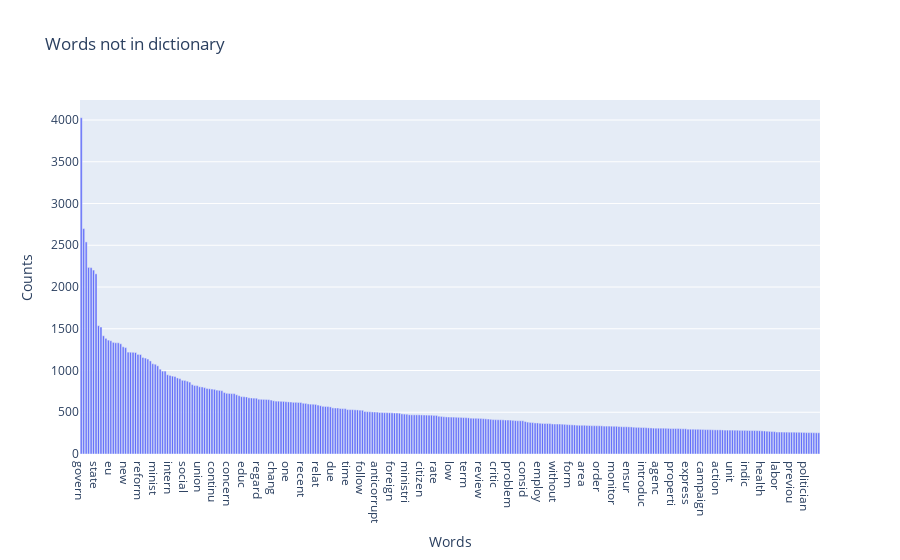

The notebook cell this image was saved under:
### Code cell
# plot non tracked tokens
sorted_data = sorted(non_tracked_tokens.items(), key=lambda x: x[1], reverse=True)

top = dict(itertools.islice(sorted_data, 300))

x = list(top.keys())
y = list(top.values())

fig = go.Figure(data=go.Bar(x=x, y=y))

# Customize the layout (optional)
fig.update_layout(title='Words not in dictionary', xaxis_title='Words', yaxis_title='Counts')

# Display the chart
fig.show()

### Figure 1 — Plotly figure (JSON) as saved in the notebook; plotly's stock layout.template omitted (floating-point values rounded to 4 significant figures; data arrays with more than 128 entries replaced by an {"elided": "..."} marker saying what was removed)
{"data": [{"type": "bar", "x": {"elided": "300 str values"}, "y": {"elided": "300 int values"}}], "layout": {"autosize": true, "title": {"text": "Words not in dictionary"}, "xaxis": {"autorange": true, "range": [-0.5, 299.5], "title": {"text": "Words"}, "type": "category"}, "yaxis": {"autorange": true, "range": [0, 4240], "title": {"text": "Counts"}, "type": "linear"}}}
